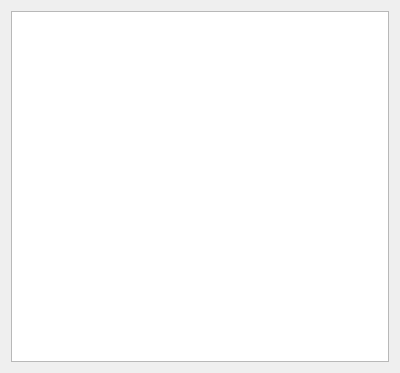
<?xml version="1.0" encoding="UTF-8"?>
<ui version="4.0">
 <class>OnlineUser</class>
 <widget class="QWidget" name="OnlineUser">
  <property name="geometry">
   <rect>
    <x>0</x>
    <y>0</y>
    <width>400</width>
    <height>373</height>
   </rect>
  </property>
  <property name="windowTitle">
   <string>Form</string>
  </property>
  <layout class="QVBoxLayout" name="verticalLayout">
   <item>
    <widget class="QListWidget" name="listWidget"/>
   </item>
  </layout>
 </widget>
 <resources/>
 <connections/>
</ui>
